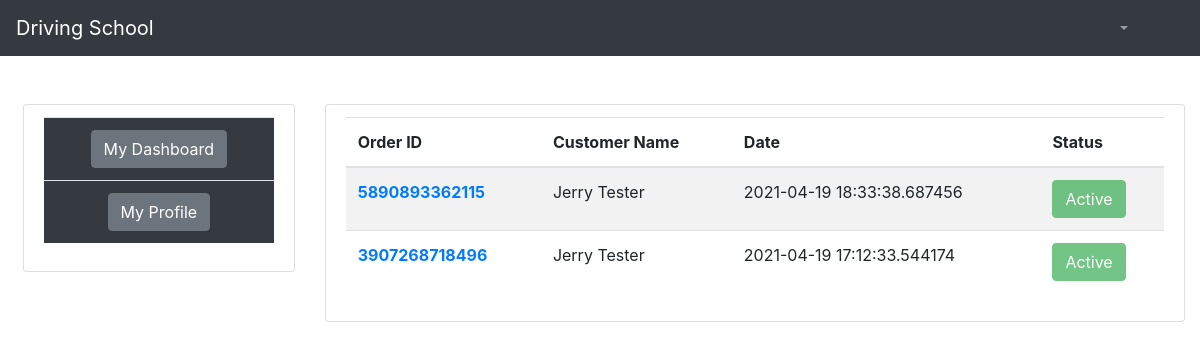
Page /instructor/home-instructor (signed in) on the earlier database version.
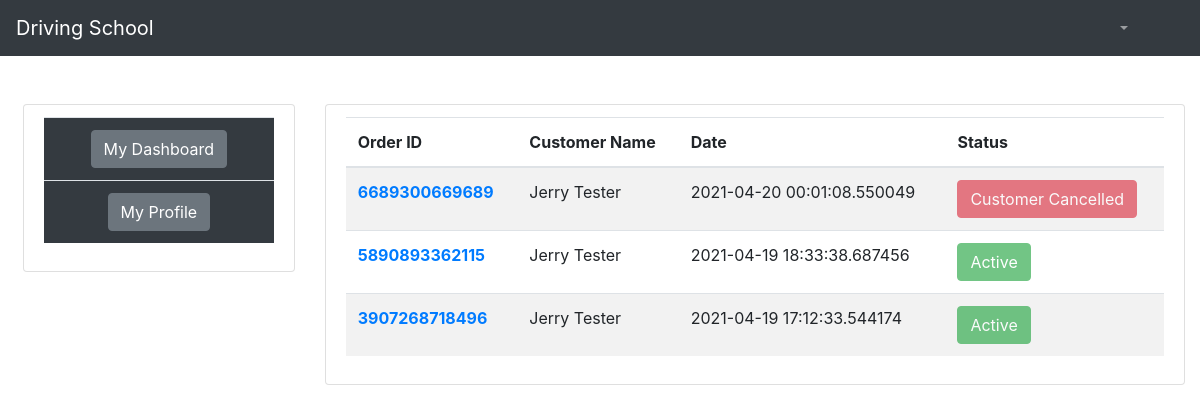
Same page on the later database version.
### order/models.py (models this page shows, shortened)
class Order(models.Model):
    user = models.ForeignKey(User, on_delete=models.CASCADE)
    Lesson = models.ForeignKey(
        products,
        on_delete=models.CASCADE,
        blank=True,
        null=True
    )
    Instructor = models.ForeignKey(
        instructor_information,
        on_delete=models.CASCADE,
        blank=True, null=True
    )
    order_id = models.CharField(max_length=1000)
    Lesson_price = models.CharField(max_length=1000)
    first_name = models.CharField(max_length=1000)
    last_name = models.CharField(max_length=1000)
    email = models.CharField(max_length=1000)
    phone = models.CharField(max_length=100)
    address = models.CharField(max_length=1000)
    zip = models.CharField(max_length=1000)
    ordered = models.BooleanField(default=False)
    instructor_cancel_order = models.BooleanField(default=False)
    customer_cancel_order = models.BooleanField(default=False)
    order_date = models.CharField(max_length=1000)

### instructor/views.py (the view)
# urls.py: path('home-instructor', views.home_instructor, name='home_instructor'),  # Instructor home
def home_instructor(request):
    user_id = request.session.get('instructor_id')
    get_instructor_by_id = instructor_information.objects.get(id=user_id)
    filter_order_by_instructor = Order.objects.filter(
        Instructor=get_instructor_by_id, ordered=True).order_by('-id')
    context = {'filter_order_by_instructor': filter_order_by_instructor}
    return render(request, 'index_instructor.html', context)

### templates/index_instructor.html (shortened to what this page needs)
{% extends 'base_instructor.html' %}
{% block body %}
<ul class="list-group container">
	<li class="list-group-item">
		<table class="table table-striped">
			<thead>
				<tr>
					<th scope="col">Order ID</th>
					<th scope="col">Customer Name</th>
					<th scope="col">Date</th>
					<th scope="col">Status</th>
				</tr>
			</thead>
			<tbody>
				{% if filter_order_by_instructor %}
				{% for i in filter_order_by_instructor %}
				<tr>
					<th scope="row"><a href="{% url 'order_details' i.id %}">{{i.order_id}}</a></th>
					<td>{{i.user.first_name}} {{i.user.last_name}}</td>
					<td>{{i.order_date}}</td>
					<td>
						{% if i.customer_cancel_order %}
						<button type="button" class="btn btn-danger" data-toggle="modal" data-target="#exampleModal"
							disabled>
							Customer Cancelled
						</button>
						{% elif i.instructor_cancel_order %}
						<button type="button" class="btn btn-danger" disabled>
							You Cancelled
						</button>
						{% else %}
						<button type="button" class="btn btn-success" disabled>
							Active
						</button>
						{% endif %}
					</td>
				</tr>
				{% endfor %}
				{% else %}
				<tr>
					<th class="text-center" colspan="4">You Have No Orders!</th>
				</tr>
				{% endif %}
			</tbody>
		</table>
	</li>
</ul>
{% endblock %}

Differences in the rows shown:
added Order: order_id "6689300669689", user.first_name "Jerry", user.last_name "Tester", order_date "2021-04-20 00:01:08.550049", customer_cancel_order "Customer Cancelled"
